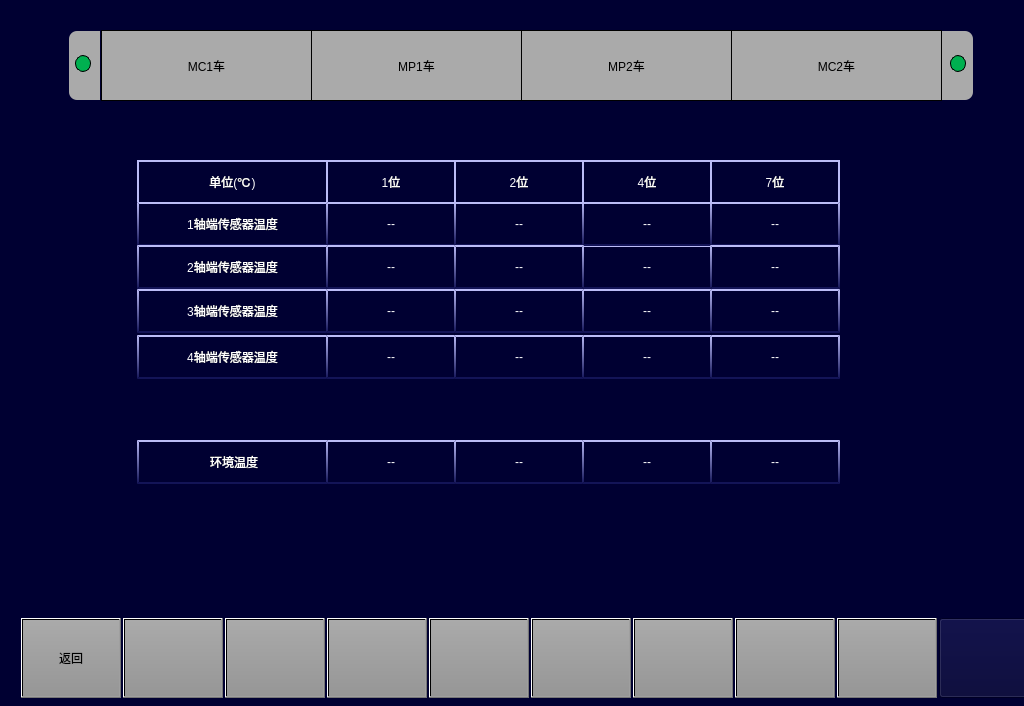
 <widget class="QWidget" name="MaintainceRunningGearSubsystemPage">
  <property name="geometry">
   <rect>
    <x>0</x>
    <y>0</y>
    <width>1024</width>
    <height>706</height>
   </rect>
  </property>
  <property name="windowTitle">
   <string>Form</string>
  </property>
  <property name="styleSheet">
   <string notr="true">background-color: rgb(0, 0, 50);</string>
  </property>
  <widget class="QPushButton" name="BTN2">
   <property name="geometry">
    <rect>
     <x>123</x>
     <y>618</y>
     <width>100</width>
     <height>80</height>
    </rect>
   </property>
   <property name="focusPolicy">
    <enum>Qt::NoFocus</enum>
   </property>
   <property name="styleSheet">
    <string notr="true">font: 20px, &quot;微软雅黑&quot;;color: black;transparent;background:qlineargradient(spread:pad,x1:0,y1:0,x2:0,y2:1,stop:0 rgba(170,170,170,255),stop:1 rgba(150,150,150,255));</string>
   </property>
   <property name="text">
    <string/>
   </property>
  </widget>
  <widget class="QPushButton" name="BTN5">
   <property name="geometry">
    <rect>
     <x>429</x>
     <y>618</y>
     <width>100</width>
     <height>80</height>
    </rect>
   </property>
   <property name="focusPolicy">
    <enum>Qt::NoFocus</enum>
   </property>
   <property name="styleSheet">
    <string notr="true">	font: 20px, &quot;微软雅黑&quot;;
    color: black;
	transparent;background:qlineargradient(spread:pad,x1:0,y1:0,x2:0,y2:1,stop:0 rgba(170,170,170,255),stop:1 rgba(150,150,150,255));
</string>
   </property>
   <property name="text">
    <string/>
   </property>
  </widget>
  <widget class="QPushButton" name="BTN7">
   <property name="geometry">
    <rect>
     <x>633</x>
     <y>618</y>
     <width>100</width>
     <height>80</height>
    </rect>
   </property>
   <property name="focusPolicy">
    <enum>Qt::NoFocus</enum>
   </property>
   <property name="styleSheet">
    <string notr="true">	font: 20px, &quot;微软雅黑&quot;;
    color: black;
	transparent;background:qlineargradient(spread:pad,x1:0,y1:0,x2:0,y2:1,stop:0 rgba(170,170,170,255),stop:1 rgba(150,150,150,255));
</string>
   </property>
   <property name="text">
    <string/>
   </property>
  </widget>
  <widget class="QPushButton" name="BTN3">
   <property name="geometry">
    <rect>
     <x>225</x>
     <y>618</y>
     <width>100</width>
     <height>80</height>
    </rect>
   </property>
   <property name="focusPolicy">
    <enum>Qt::NoFocus</enum>
   </property>
   <property name="styleSheet">
    <string notr="true">	font: 20px, &quot;微软雅黑&quot;;
    color: black;
	transparent;background:qlineargradient(spread:pad,x1:0,y1:0,x2:0,y2:1,stop:0 rgba(170,170,170,255),stop:1 rgba(150,150,150,255));
</string>
   </property>
   <property name="text">
    <string/>
   </property>
  </widget>
  <widget class="QPushButton" name="BTN1">
   <property name="geometry">
    <rect>
     <x>21</x>
     <y>618</y>
     <width>100</width>
     <height>80</height>
    </rect>
   </property>
   <property name="focusPolicy">
    <enum>Qt::NoFocus</enum>
   </property>
   <property name="styleSheet">
    <string notr="true">font: 20px, &quot;微软雅黑&quot;;color: black;transparent;background:qlineargradient(spread:pad,x1:0,y1:0,x2:0,y2:1,stop:0 rgba(170,170,170,255),stop:1 rgba(150,150,150,255));</string>
   </property>
   <property name="text">
    <string>返回</string>
   </property>
  </widget>
  <widget class="QPushButton" name="BTN8">
   <property name="geometry">
    <rect>
     <x>735</x>
     <y>618</y>
     <width>100</width>
     <height>80</height>
    </rect>
   </property>
   <property name="focusPolicy">
    <enum>Qt::NoFocus</enum>
   </property>
   <property name="styleSheet">
    <string notr="true">	font: 20px, &quot;微软雅黑&quot;;
    color: black;
	transparent;background:qlineargradient(spread:pad,x1:0,y1:0,x2:0,y2:1,stop:0 rgba(170,170,170,255),stop:1 rgba(150,150,150,255));
</string>
   </property>
   <property name="text">
    <string/>
   </property>
  </widget>
  <widget class="QPushButton" name="BTN9">
   <property name="geometry">
    <rect>
     <x>837</x>
     <y>618</y>
     <width>100</width>
     <height>80</height>
    </rect>
   </property>
   <property name="focusPolicy">
    <enum>Qt::NoFocus</enum>
   </property>
   <property name="styleSheet">
    <string notr="true">	font: 20px, &quot;微软雅黑&quot;;
    color: black;
	transparent;background:qlineargradient(spread:pad,x1:0,y1:0,x2:0,y2:1,stop:0 rgba(170,170,170,255),stop:1 rgba(150,150,150,255));
</string>
   </property>
   <property name="text">
    <string/>
   </property>
  </widget>
  <widget class="QPushButton" name="BTN4">
   <property name="geometry">
    <rect>
     <x>327</x>
     <y>618</y>
     <width>100</width>
     <height>80</height>
    </rect>
   </property>
   <property name="focusPolicy">
    <enum>Qt::NoFocus</enum>
   </property>
   <property name="styleSheet">
    <string notr="true">	font: 20px, &quot;微软雅黑&quot;;
    color: black;
	transparent;background:qlineargradient(spread:pad,x1:0,y1:0,x2:0,y2:1,stop:0 rgba(170,170,170,255),stop:1 rgba(150,150,150,255));
</string>
   </property>
   <property name="text">
    <string/>
   </property>
  </widget>
  <widget class="QPushButton" name="BTN6">
   <property name="geometry">
    <rect>
     <x>531</x>
     <y>618</y>
     <width>100</width>
     <height>80</height>
    </rect>
   </property>
   <property name="focusPolicy">
    <enum>Qt::NoFocus</enum>
   </property>
   <property name="styleSheet">
    <string notr="true">	font: 20px, &quot;微软雅黑&quot;;
    color: black;
	transparent;background:qlineargradient(spread:pad,x1:0,y1:0,x2:0,y2:1,stop:0 rgba(170,170,170,255),stop:1 rgba(150,150,150,255));
</string>
   </property>
   <property name="text">
    <string/>
   </property>
  </widget>
  <widget class="QPushButton" name="BTNHome">
   <property name="geometry">
    <rect>
     <x>939</x>
     <y>618</y>
     <width>91</width>
     <height>80</height>
    </rect>
   </property>
   <property name="focusPolicy">
    <enum>Qt::NoFocus</enum>
   </property>
   <property name="styleSheet">
    <string notr="true">border-image: url(:/images/image/Home.png);</string>
   </property>
   <property name="text">
    <string/>
   </property>
  </widget>
  <widget class="QLabel" name="line3_name">
   <property name="geometry">
    <rect>
     <x>137</x>
     <y>289</y>
     <width>191</width>
     <height>44</height>
    </rect>
   </property>
   <property name="styleSheet">
    <string notr="true">border-top:2px solid rgb(187,188,247);
background-color: rgb(0, 0, 50);
border-left: 2px solid qlineargradient(x1:0, y1:0, x2:0, y2:1,stop:0 rgb(187,188,247) , stop:1 rgb(19,20,87));
border-right: 2px solid qlineargradient(x1:0, y1:0, x2:0, y2:1,stop:0 rgb(187,188,247) , stop:1 rgb(19,20,87));
border-bottom:2px solid  rgb(19,20,87);
font:16px &quot;微软雅黑&quot; ;
color: rgb(255, 255, 255);</string>
   </property>
   <property name="text">
    <string>3轴端传感器温度</string>
   </property>
   <property name="alignment">
    <set>Qt::AlignCenter</set>
   </property>
  </widget>
  <widget class="QLabel" name="line1_1">
   <property name="geometry">
    <rect>
     <x>326</x>
     <y>202</y>
     <width>130</width>
     <height>44</height>
    </rect>
   </property>
   <property name="styleSheet">
    <string notr="true">border-top:2px solid rgb(187,188,247);
background-color: rgb(0, 0, 50);
border-left: 2px solid qlineargradient(x1:0, y1:0, x2:0, y2:1,stop:0 rgb(187,188,247) , stop:1 rgb(19,20,87));
border-right: 2px solid qlineargradient(x1:0, y1:0, x2:0, y2:1,stop:0 rgb(187,188,247) , stop:1 rgb(19,20,87));
border-bottom:2px solid  rgb(19,20,87);
font:16px &quot;微软雅黑&quot; ;
color: rgb(255, 255, 255);</string>
   </property>
   <property name="text">
    <string>--</string>
   </property>
   <property name="alignment">
    <set>Qt::AlignCenter</set>
   </property>
  </widget>
  <widget class="QLabel" name="line4_name">
   <property name="geometry">
    <rect>
     <x>137</x>
     <y>335</y>
     <width>191</width>
     <height>44</height>
    </rect>
   </property>
   <property name="styleSheet">
    <string notr="true">border-top:2px solid rgb(187,188,247);
background-color: rgb(0, 0, 50);
border-left: 2px solid qlineargradient(x1:0, y1:0, x2:0, y2:1,stop:0 rgb(187,188,247) , stop:1 rgb(19,20,87));
border-right: 2px solid qlineargradient(x1:0, y1:0, x2:0, y2:1,stop:0 rgb(187,188,247) , stop:1 rgb(19,20,87));
border-bottom:2px solid  rgb(19,20,87);
font:16px &quot;微软雅黑&quot; ;
color: rgb(255, 255, 255);</string>
   </property>
   <property name="text">
    <string>4轴端传感器温度</string>
   </property>
   <property name="alignment">
    <set>Qt::AlignCenter</set>
   </property>
  </widget>
  <widget class="QLabel" name="lbl_11">
   <property name="geometry">
    <rect>
     <x>710</x>
     <y>160</y>
     <width>130</width>
     <height>44</height>
    </rect>
   </property>
   <property name="styleSheet">
    <string notr="true">border:2px solid rgb(187,188,247);
font:18px &quot;微软雅黑&quot; ;
color: rgb(255, 255, 255);</string>
   </property>
   <property name="text">
    <string>7位</string>
   </property>
   <property name="alignment">
    <set>Qt::AlignCenter</set>
   </property>
  </widget>
  <widget class="QLabel" name="lbl_5">
   <property name="geometry">
    <rect>
     <x>326</x>
     <y>160</y>
     <width>130</width>
     <height>44</height>
    </rect>
   </property>
   <property name="styleSheet">
    <string notr="true">border:2px solid rgb(187,188,247);
font:18px &quot;微软雅黑&quot; ;
color: rgb(255, 255, 255);</string>
   </property>
   <property name="text">
    <string>1位</string>
   </property>
   <property name="alignment">
    <set>Qt::AlignCenter</set>
   </property>
  </widget>
  <widget class="QLabel" name="line1_2">
   <property name="geometry">
    <rect>
     <x>454</x>
     <y>202</y>
     <width>130</width>
     <height>44</height>
    </rect>
   </property>
   <property name="styleSheet">
    <string notr="true">border-top:2px solid rgb(187,188,247);
background-color: rgb(0, 0, 50);
border-left: 2px solid qlineargradient(x1:0, y1:0, x2:0, y2:1,stop:0 rgb(187,188,247) , stop:1 rgb(19,20,87));
border-right: 2px solid qlineargradient(x1:0, y1:0, x2:0, y2:1,stop:0 rgb(187,188,247) , stop:1 rgb(19,20,87));
border-bottom:2px solid  rgb(19,20,87);
font:16px &quot;微软雅黑&quot; ;
color: rgb(255, 255, 255);</string>
   </property>
   <property name="text">
    <string>--</string>
   </property>
   <property name="alignment">
    <set>Qt::AlignCenter</set>
   </property>
  </widget>
  <widget class="QLabel" name="line1_7">
   <property name="geometry">
    <rect>
     <x>710</x>
     <y>202</y>
     <width>130</width>
     <height>44</height>
    </rect>
   </property>
   <property name="styleSheet">
    <string notr="true">border-top:2px solid rgb(187,188,247);
background-color: rgb(0, 0, 50);
border-left: 2px solid qlineargradient(x1:0, y1:0, x2:0, y2:1,stop:0 rgb(187,188,247) , stop:1 rgb(19,20,87));
border-right: 2px solid qlineargradient(x1:0, y1:0, x2:0, y2:1,stop:0 rgb(187,188,247) , stop:1 rgb(19,20,87));
border-bottom:2px solid  rgb(19,20,87);
font:16px &quot;微软雅黑&quot; ;
color: rgb(255, 255, 255);</string>
   </property>
   <property name="text">
    <string>--</string>
   </property>
   <property name="alignment">
    <set>Qt::AlignCenter</set>
   </property>
  </widget>
  <widget class="QLabel" name="lbl_4">
   <property name="geometry">
    <rect>
     <x>137</x>
     <y>160</y>
     <width>191</width>
     <height>44</height>
    </rect>
   </property>
   <property name="styleSheet">
    <string notr="true">border:2px solid rgb(187,188,247);
font:18px &quot;微软雅黑&quot; ;
color: rgb(255, 255, 255);</string>
   </property>
   <property name="text">
    <string>单位(℃)</string>
   </property>
   <property name="alignment">
    <set>Qt::AlignCenter</set>
   </property>
  </widget>
  <widget class="QLabel" name="line3_1">
   <property name="geometry">
    <rect>
     <x>326</x>
     <y>289</y>
     <width>130</width>
     <height>44</height>
    </rect>
   </property>
   <property name="styleSheet">
    <string notr="true">border-top:2px solid rgb(187,188,247);
background-color: rgb(0, 0, 50);
border-left: 2px solid qlineargradient(x1:0, y1:0, x2:0, y2:1,stop:0 rgb(187,188,247) , stop:1 rgb(19,20,87));
border-right: 2px solid qlineargradient(x1:0, y1:0, x2:0, y2:1,stop:0 rgb(187,188,247) , stop:1 rgb(19,20,87));
border-bottom:2px solid  rgb(19,20,87);
font:16px &quot;微软雅黑&quot; ;
color: rgb(255, 255, 255);</string>
   </property>
   <property name="text">
    <string>--</string>
   </property>
   <property name="alignment">
    <set>Qt::AlignCenter</set>
   </property>
  </widget>
  <widget class="QLabel" name="line3_7">
   <property name="geometry">
    <rect>
     <x>710</x>
     <y>289</y>
     <width>130</width>
     <height>44</height>
    </rect>
   </property>
   <property name="styleSheet">
    <string notr="true">border-top:2px solid rgb(187,188,247);
background-color: rgb(0, 0, 50);
border-left: 2px solid qlineargradient(x1:0, y1:0, x2:0, y2:1,stop:0 rgb(187,188,247) , stop:1 rgb(19,20,87));
border-right: 2px solid qlineargradient(x1:0, y1:0, x2:0, y2:1,stop:0 rgb(187,188,247) , stop:1 rgb(19,20,87));
border-bottom:2px solid  rgb(19,20,87);
font:16px &quot;微软雅黑&quot; ;
color: rgb(255, 255, 255);</string>
   </property>
   <property name="text">
    <string>--</string>
   </property>
   <property name="alignment">
    <set>Qt::AlignCenter</set>
   </property>
  </widget>
  <widget class="QLabel" name="line1_name">
   <property name="geometry">
    <rect>
     <x>137</x>
     <y>202</y>
     <width>191</width>
     <height>44</height>
    </rect>
   </property>
   <property name="styleSheet">
    <string notr="true">border-top:2px solid rgb(187,188,247);
background-color: rgb(0, 0, 50);
border-left: 2px solid qlineargradient(x1:0, y1:0, x2:0, y2:1,stop:0 rgb(187,188,247) , stop:1 rgb(19,20,87));
border-right: 2px solid qlineargradient(x1:0, y1:0, x2:0, y2:1,stop:0 rgb(187,188,247) , stop:1 rgb(19,20,87));
border-bottom:2px solid  rgb(19,20,87);
font:16px &quot;微软雅黑&quot; ;
color: rgb(255, 255, 255);</string>
   </property>
   <property name="text">
    <string>1轴端传感器温度</string>
   </property>
   <property name="alignment">
    <set>Qt::AlignCenter</set>
   </property>
  </widget>
  <widget class="QLabel" name="line2_4">
   <property name="geometry">
    <rect>
     <x>582</x>
     <y>245</y>
     <width>130</width>
     <height>44</height>
    </rect>
   </property>
   <property name="styleSheet">
    <string notr="true">border-top:2px solid rgb(187,188,247);
background-color: rgb(0, 0, 50);
border-left: 2px solid qlineargradient(x1:0, y1:0, x2:0, y2:1,stop:0 rgb(187,188,247) , stop:1 rgb(19,20,87));
border-right: 2px solid qlineargradient(x1:0, y1:0, x2:0, y2:1,stop:0 rgb(187,188,247) , stop:1 rgb(19,20,87));
border-bottom:2px solid  rgb(19,20,87);
font:16px &quot;微软雅黑&quot; ;
color: rgb(255, 255, 255);</string>
   </property>
   <property name="text">
    <string>--</string>
   </property>
   <property name="alignment">
    <set>Qt::AlignCenter</set>
   </property>
  </widget>
  <widget class="QLabel" name="line4_7">
   <property name="geometry">
    <rect>
     <x>710</x>
     <y>335</y>
     <width>130</width>
     <height>44</height>
    </rect>
   </property>
   <property name="styleSheet">
    <string notr="true">border-top:2px solid rgb(187,188,247);
background-color: rgb(0, 0, 50);
border-left: 2px solid qlineargradient(x1:0, y1:0, x2:0, y2:1,stop:0 rgb(187,188,247) , stop:1 rgb(19,20,87));
border-right: 2px solid qlineargradient(x1:0, y1:0, x2:0, y2:1,stop:0 rgb(187,188,247) , stop:1 rgb(19,20,87));
border-bottom:2px solid  rgb(19,20,87);
font:16px &quot;微软雅黑&quot; ;
color: rgb(255, 255, 255);</string>
   </property>
   <property name="text">
    <string>--</string>
   </property>
   <property name="alignment">
    <set>Qt::AlignCenter</set>
   </property>
  </widget>
  <widget class="QLabel" name="line2_1">
   <property name="geometry">
    <rect>
     <x>326</x>
     <y>245</y>
     <width>130</width>
     <height>44</height>
    </rect>
   </property>
   <property name="styleSheet">
    <string notr="true">border-top:2px solid rgb(187,188,247);
background-color: rgb(0, 0, 50);
border-left: 2px solid qlineargradient(x1:0, y1:0, x2:0, y2:1,stop:0 rgb(187,188,247) , stop:1 rgb(19,20,87));
border-right: 2px solid qlineargradient(x1:0, y1:0, x2:0, y2:1,stop:0 rgb(187,188,247) , stop:1 rgb(19,20,87));
border-bottom:2px solid  rgb(19,20,87);
font:16px &quot;微软雅黑&quot; ;
color: rgb(255, 255, 255);</string>
   </property>
   <property name="text">
    <string>--</string>
   </property>
   <property name="alignment">
    <set>Qt::AlignCenter</set>
   </property>
  </widget>
  <widget class="QLabel" name="line1_4">
   <property name="geometry">
    <rect>
     <x>582</x>
     <y>202</y>
     <width>130</width>
     <height>44</height>
    </rect>
   </property>
   <property name="styleSheet">
    <string notr="true">border-top:2px solid rgb(187,188,247);
background-color: rgb(0, 0, 50);
border-left: 2px solid qlineargradient(x1:0, y1:0, x2:0, y2:1,stop:0 rgb(187,188,247) , stop:1 rgb(19,20,87));
border-right: 2px solid qlineargradient(x1:0, y1:0, x2:0, y2:1,stop:0 rgb(187,188,247) , stop:1 rgb(19,20,87));
border-bottom:2px solid  rgb(19,20,87);
font:16px &quot;微软雅黑&quot; ;
color: rgb(255, 255, 255);</string>
   </property>
   <property name="text">
    <string>--</string>
   </property>
   <property name="alignment">
    <set>Qt::AlignCenter</set>
   </property>
  </widget>
  <widget class="QLabel" name="line2_name">
   <property name="geometry">
    <rect>
     <x>137</x>
     <y>245</y>
     <width>191</width>
     <height>44</height>
    </rect>
   </property>
   <property name="styleSheet">
    <string notr="true">border-top:2px solid rgb(187,188,247);
background-color: rgb(0, 0, 50);
border-left: 2px solid qlineargradient(x1:0, y1:0, x2:0, y2:1,stop:0 rgb(187,188,247) , stop:1 rgb(19,20,87));
border-right: 2px solid qlineargradient(x1:0, y1:0, x2:0, y2:1,stop:0 rgb(187,188,247) , stop:1 rgb(19,20,87));
border-bottom:2px solid  rgb(19,20,87);
font:16px &quot;微软雅黑&quot; ;
color: rgb(255, 255, 255);</string>
   </property>
   <property name="text">
    <string>2轴端传感器温度</string>
   </property>
   <property name="alignment">
    <set>Qt::AlignCenter</set>
   </property>
  </widget>
  <widget class="QLabel" name="line4_1">
   <property name="geometry">
    <rect>
     <x>326</x>
     <y>335</y>
     <width>130</width>
     <height>44</height>
    </rect>
   </property>
   <property name="styleSheet">
    <string notr="true">border-top:2px solid rgb(187,188,247);
background-color: rgb(0, 0, 50);
border-left: 2px solid qlineargradient(x1:0, y1:0, x2:0, y2:1,stop:0 rgb(187,188,247) , stop:1 rgb(19,20,87));
border-right: 2px solid qlineargradient(x1:0, y1:0, x2:0, y2:1,stop:0 rgb(187,188,247) , stop:1 rgb(19,20,87));
border-bottom:2px solid  rgb(19,20,87);
font:16px &quot;微软雅黑&quot; ;
color: rgb(255, 255, 255);</string>
   </property>
   <property name="text">
    <string>--</string>
   </property>
   <property name="alignment">
    <set>Qt::AlignCenter</set>
   </property>
  </widget>
  <widget class="QLabel" name="line4_4">
   <property name="geometry">
    <rect>
     <x>582</x>
     <y>335</y>
     <width>130</width>
     <height>44</height>
    </rect>
   </property>
   <property name="styleSheet">
    <string notr="true">border-top:2px solid rgb(187,188,247);
background-color: rgb(0, 0, 50);
border-left: 2px solid qlineargradient(x1:0, y1:0, x2:0, y2:1,stop:0 rgb(187,188,247) , stop:1 rgb(19,20,87));
border-right: 2px solid qlineargradient(x1:0, y1:0, x2:0, y2:1,stop:0 rgb(187,188,247) , stop:1 rgb(19,20,87));
border-bottom:2px solid  rgb(19,20,87);
font:16px &quot;微软雅黑&quot; ;
color: rgb(255, 255, 255);</string>
   </property>
   <property name="text">
    <string>--</string>
   </property>
   <property name="alignment">
    <set>Qt::AlignCenter</set>
   </property>
  </widget>
  <widget class="QLabel" name="line4_2">
   <property name="geometry">
    <rect>
     <x>454</x>
     <y>335</y>
     <width>130</width>
     <height>44</height>
    </rect>
   </property>
   <property name="styleSheet">
    <string notr="true">border-top:2px solid rgb(187,188,247);
background-color: rgb(0, 0, 50);
border-left: 2px solid qlineargradient(x1:0, y1:0, x2:0, y2:1,stop:0 rgb(187,188,247) , stop:1 rgb(19,20,87));
border-right: 2px solid qlineargradient(x1:0, y1:0, x2:0, y2:1,stop:0 rgb(187,188,247) , stop:1 rgb(19,20,87));
border-bottom:2px solid  rgb(19,20,87);
font:16px &quot;微软雅黑&quot; ;
color: rgb(255, 255, 255);</string>
   </property>
   <property name="text">
    <string>--</string>
   </property>
   <property name="alignment">
    <set>Qt::AlignCenter</set>
   </property>
  </widget>
  <widget class="QLabel" name="lbl_6">
   <property name="geometry">
    <rect>
     <x>454</x>
     <y>160</y>
     <width>130</width>
     <height>44</height>
    </rect>
   </property>
   <property name="styleSheet">
    <string notr="true">border:2px solid rgb(187,188,247);
font:18px &quot;微软雅黑&quot; ;
color: rgb(255, 255, 255);</string>
   </property>
   <property name="text">
    <string>2位</string>
   </property>
   <property name="alignment">
    <set>Qt::AlignCenter</set>
   </property>
  </widget>
  <widget class="QLabel" name="lbl_8">
   <property name="geometry">
    <rect>
     <x>582</x>
     <y>160</y>
     <width>130</width>
     <height>44</height>
    </rect>
   </property>
   <property name="styleSheet">
    <string notr="true">border:2px solid rgb(187,188,247);
font:18px &quot;微软雅黑&quot; ;
color: rgb(255, 255, 255);</string>
   </property>
   <property name="text">
    <string>4位</string>
   </property>
   <property name="alignment">
    <set>Qt::AlignCenter</set>
   </property>
  </widget>
  <widget class="QLabel" name="line2_2">
   <property name="geometry">
    <rect>
     <x>454</x>
     <y>245</y>
     <width>130</width>
     <height>44</height>
    </rect>
   </property>
   <property name="styleSheet">
    <string notr="true">border-top:2px solid rgb(187,188,247);
background-color: rgb(0, 0, 50);
border-left: 2px solid qlineargradient(x1:0, y1:0, x2:0, y2:1,stop:0 rgb(187,188,247) , stop:1 rgb(19,20,87));
border-right: 2px solid qlineargradient(x1:0, y1:0, x2:0, y2:1,stop:0 rgb(187,188,247) , stop:1 rgb(19,20,87));
border-bottom:2px solid  rgb(19,20,87);
font:16px &quot;微软雅黑&quot; ;
color: rgb(255, 255, 255);</string>
   </property>
   <property name="text">
    <string>--</string>
   </property>
   <property name="alignment">
    <set>Qt::AlignCenter</set>
   </property>
  </widget>
  <widget class="QLabel" name="line3_4">
   <property name="geometry">
    <rect>
     <x>582</x>
     <y>289</y>
     <width>130</width>
     <height>44</height>
    </rect>
   </property>
   <property name="styleSheet">
    <string notr="true">border-top:2px solid rgb(187,188,247);
background-color: rgb(0, 0, 50);
border-left: 2px solid qlineargradient(x1:0, y1:0, x2:0, y2:1,stop:0 rgb(187,188,247) , stop:1 rgb(19,20,87));
border-right: 2px solid qlineargradient(x1:0, y1:0, x2:0, y2:1,stop:0 rgb(187,188,247) , stop:1 rgb(19,20,87));
border-bottom:2px solid  rgb(19,20,87);
font:16px &quot;微软雅黑&quot; ;
color: rgb(255, 255, 255);</string>
   </property>
   <property name="text">
    <string>--</string>
   </property>
   <property name="alignment">
    <set>Qt::AlignCenter</set>
   </property>
  </widget>
  <widget class="QLabel" name="line3_2">
   <property name="geometry">
    <rect>
     <x>454</x>
     <y>289</y>
     <width>130</width>
     <height>44</height>
    </rect>
   </property>
   <property name="styleSheet">
    <string notr="true">border-top:2px solid rgb(187,188,247);
background-color: rgb(0, 0, 50);
border-left: 2px solid qlineargradient(x1:0, y1:0, x2:0, y2:1,stop:0 rgb(187,188,247) , stop:1 rgb(19,20,87));
border-right: 2px solid qlineargradient(x1:0, y1:0, x2:0, y2:1,stop:0 rgb(187,188,247) , stop:1 rgb(19,20,87));
border-bottom:2px solid  rgb(19,20,87);
font:16px &quot;微软雅黑&quot; ;
color: rgb(255, 255, 255);</string>
   </property>
   <property name="text">
    <string>--</string>
   </property>
   <property name="alignment">
    <set>Qt::AlignCenter</set>
   </property>
  </widget>
  <widget class="QLabel" name="line2_7">
   <property name="geometry">
    <rect>
     <x>710</x>
     <y>245</y>
     <width>130</width>
     <height>44</height>
    </rect>
   </property>
   <property name="styleSheet">
    <string notr="true">border-top:2px solid rgb(187,188,247);
background-color: rgb(0, 0, 50);
border-left: 2px solid qlineargradient(x1:0, y1:0, x2:0, y2:1,stop:0 rgb(187,188,247) , stop:1 rgb(19,20,87));
border-right: 2px solid qlineargradient(x1:0, y1:0, x2:0, y2:1,stop:0 rgb(187,188,247) , stop:1 rgb(19,20,87));
border-bottom:2px solid  rgb(19,20,87);
font:16px &quot;微软雅黑&quot; ;
color: rgb(255, 255, 255);</string>
   </property>
   <property name="text">
    <string>--</string>
   </property>
   <property name="alignment">
    <set>Qt::AlignCenter</set>
   </property>
  </widget>
  <widget class="QLabel" name="label_2">
   <property name="geometry">
    <rect>
     <x>942</x>
     <y>31</y>
     <width>31</width>
     <height>69</height>
    </rect>
   </property>
   <property name="styleSheet">
    <string notr="true">background-color:rgb(170,170,170);
border-top-right-radius:8px;
border-bottom-right-radius:8px;</string>
   </property>
   <property name="text">
    <string/>
   </property>
  </widget>
  <widget class="QLabel" name="label">
   <property name="geometry">
    <rect>
     <x>69</x>
     <y>31</y>
     <width>31</width>
     <height>69</height>
    </rect>
   </property>
   <property name="styleSheet">
    <string notr="true">background-color:rgb(170,170,170);
border-top-left-radius:8px;
border-bottom-left-radius:8px;</string>
   </property>
   <property name="text">
    <string/>
   </property>
  </widget>
  <widget class="QPushButton" name="btn_metro3">
   <property name="geometry">
    <rect>
     <x>521</x>
     <y>30</y>
     <width>211</width>
     <height>71</height>
    </rect>
   </property>
   <property name="focusPolicy">
    <enum>Qt::NoFocus</enum>
   </property>
   <property name="whatsThis">
    <string>3</string>
   </property>
   <property name="styleSheet">
    <string notr="true">background-color:rgb(170,170,170);
border:1px solid black;
font:20px &quot;微软雅黑&quot;;</string>
   </property>
   <property name="text">
    <string>MP2车</string>
   </property>
  </widget>
  <widget class="QPushButton" name="btn_metro1">
   <property name="geometry">
    <rect>
     <x>101</x>
     <y>30</y>
     <width>211</width>
     <height>71</height>
    </rect>
   </property>
   <property name="focusPolicy">
    <enum>Qt::NoFocus</enum>
   </property>
   <property name="whatsThis">
    <string>1</string>
   </property>
   <property name="styleSheet">
    <string notr="true">background-color:rgb(170,170,170);
border:1px solid black;
font:20px &quot;微软雅黑&quot;;</string>
   </property>
   <property name="text">
    <string>MC1车</string>
   </property>
  </widget>
  <widget class="QPushButton" name="btn_metro2">
   <property name="geometry">
    <rect>
     <x>311</x>
     <y>30</y>
     <width>211</width>
     <height>71</height>
    </rect>
   </property>
   <property name="focusPolicy">
    <enum>Qt::NoFocus</enum>
   </property>
   <property name="whatsThis">
    <string>2</string>
   </property>
   <property name="styleSheet">
    <string notr="true">background-color:rgb(170,170,170);
border:1px solid black;
font:20px &quot;微软雅黑&quot;;</string>
   </property>
   <property name="text">
    <string>MP1车</string>
   </property>
  </widget>
  <widget class="QPushButton" name="btn_metro4">
   <property name="geometry">
    <rect>
     <x>731</x>
     <y>30</y>
     <width>211</width>
     <height>71</height>
    </rect>
   </property>
   <property name="focusPolicy">
    <enum>Qt::NoFocus</enum>
   </property>
   <property name="whatsThis">
    <string>4</string>
   </property>
   <property name="styleSheet">
    <string notr="true">background-color:rgb(170,170,170);
border:1px solid black;
font:20px &quot;微软雅黑&quot;;</string>
   </property>
   <property name="text">
    <string>MC2车</string>
   </property>
  </widget>
  <widget class="QLabel" name="lbl_cab2_active">
   <property name="geometry">
    <rect>
     <x>950</x>
     <y>55</y>
     <width>16</width>
     <height>17</height>
    </rect>
   </property>
   <property name="styleSheet">
    <string notr="true">background-color: rgb(0, 176, 80);
border-radius:8px;
font:24px,&quot;微软雅黑&quot;;
border:1px solid black;</string>
   </property>
   <property name="text">
    <string/>
   </property>
  </widget>
  <widget class="QLabel" name="lbl_cab1_active">
   <property name="geometry">
    <rect>
     <x>75</x>
     <y>55</y>
     <width>16</width>
     <height>17</height>
    </rect>
   </property>
   <property name="styleSheet">
    <string notr="true">background-color: rgb(0, 176, 80);
border-radius:8px;
font:24px,&quot;微软雅黑&quot;;
border:1px solid black;</string>
   </property>
   <property name="text">
    <string/>
   </property>
  </widget>
  <widget class="QLabel" name="lbl_cab2_direction">
   <property name="geometry">
    <rect>
     <x>977</x>
     <y>49</y>
     <width>50</width>
     <height>30</height>
    </rect>
   </property>
   <property name="styleSheet">
    <string notr="true">border-image: url(:/images/image/arrowright.png);</string>
   </property>
   <property name="text">
    <string/>
   </property>
  </widget>
  <widget class="QLabel" name="lbl_cab1_direction">
   <property name="geometry">
    <rect>
     <x>18</x>
     <y>49</y>
     <width>50</width>
     <height>30</height>
    </rect>
   </property>
   <property name="styleSheet">
    <string notr="true">border-image: url(:/images/image/arrowleft.png);</string>
   </property>
   <property name="text">
    <string/>
   </property>
  </widget>
  <widget class="QLabel" name="line5_2">
   <property name="geometry">
    <rect>
     <x>454</x>
     <y>440</y>
     <width>130</width>
     <height>44</height>
    </rect>
   </property>
   <property name="styleSheet">
    <string notr="true">border-top:2px solid rgb(187,188,247);
background-color: rgb(0, 0, 50);
border-left: 2px solid qlineargradient(x1:0, y1:0, x2:0, y2:1,stop:0 rgb(187,188,247) , stop:1 rgb(19,20,87));
border-right: 2px solid qlineargradient(x1:0, y1:0, x2:0, y2:1,stop:0 rgb(187,188,247) , stop:1 rgb(19,20,87));
border-bottom:2px solid  rgb(19,20,87);
font:16px &quot;微软雅黑&quot; ;
color: rgb(255, 255, 255);</string>
   </property>
   <property name="text">
    <string>--</string>
   </property>
   <property name="alignment">
    <set>Qt::AlignCenter</set>
   </property>
  </widget>
  <widget class="QLabel" name="line5_1">
   <property name="geometry">
    <rect>
     <x>326</x>
     <y>440</y>
     <width>130</width>
     <height>44</height>
    </rect>
   </property>
   <property name="styleSheet">
    <string notr="true">border-top:2px solid rgb(187,188,247);
background-color: rgb(0, 0, 50);
border-left: 2px solid qlineargradient(x1:0, y1:0, x2:0, y2:1,stop:0 rgb(187,188,247) , stop:1 rgb(19,20,87));
border-right: 2px solid qlineargradient(x1:0, y1:0, x2:0, y2:1,stop:0 rgb(187,188,247) , stop:1 rgb(19,20,87));
border-bottom:2px solid  rgb(19,20,87);
font:16px &quot;微软雅黑&quot; ;
color: rgb(255, 255, 255);</string>
   </property>
   <property name="text">
    <string>--</string>
   </property>
   <property name="alignment">
    <set>Qt::AlignCenter</set>
   </property>
  </widget>
  <widget class="QLabel" name="line5_4">
   <property name="geometry">
    <rect>
     <x>582</x>
     <y>440</y>
     <width>130</width>
     <height>44</height>
    </rect>
   </property>
   <property name="styleSheet">
    <string notr="true">border-top:2px solid rgb(187,188,247);
background-color: rgb(0, 0, 50);
border-left: 2px solid qlineargradient(x1:0, y1:0, x2:0, y2:1,stop:0 rgb(187,188,247) , stop:1 rgb(19,20,87));
border-right: 2px solid qlineargradient(x1:0, y1:0, x2:0, y2:1,stop:0 rgb(187,188,247) , stop:1 rgb(19,20,87));
border-bottom:2px solid  rgb(19,20,87);
font:16px &quot;微软雅黑&quot; ;
color: rgb(255, 255, 255);</string>
   </property>
   <property name="text">
    <string>--</string>
   </property>
   <property name="alignment">
    <set>Qt::AlignCenter</set>
   </property>
  </widget>
  <widget class="QLabel" name="line4_name_2">
   <property name="geometry">
    <rect>
     <x>137</x>
     <y>440</y>
     <width>191</width>
     <height>44</height>
    </rect>
   </property>
   <property name="styleSheet">
    <string notr="true">border-top:2px solid rgb(187,188,247);
background-color: rgb(0, 0, 50);
border-left: 2px solid qlineargradient(x1:0, y1:0, x2:0, y2:1,stop:0 rgb(187,188,247) , stop:1 rgb(19,20,87));
border-right: 2px solid qlineargradient(x1:0, y1:0, x2:0, y2:1,stop:0 rgb(187,188,247) , stop:1 rgb(19,20,87));
border-bottom:2px solid  rgb(19,20,87);
font:16px &quot;微软雅黑&quot; ;
color: rgb(255, 255, 255);</string>
   </property>
   <property name="text">
    <string> 环境温度</string>
   </property>
   <property name="alignment">
    <set>Qt::AlignCenter</set>
   </property>
  </widget>
  <widget class="QLabel" name="line5_7">
   <property name="geometry">
    <rect>
     <x>710</x>
     <y>440</y>
     <width>130</width>
     <height>44</height>
    </rect>
   </property>
   <property name="styleSheet">
    <string notr="true">border-top:2px solid rgb(187,188,247);
background-color: rgb(0, 0, 50);
border-left: 2px solid qlineargradient(x1:0, y1:0, x2:0, y2:1,stop:0 rgb(187,188,247) , stop:1 rgb(19,20,87));
border-right: 2px solid qlineargradient(x1:0, y1:0, x2:0, y2:1,stop:0 rgb(187,188,247) , stop:1 rgb(19,20,87));
border-bottom:2px solid  rgb(19,20,87);
font:16px &quot;微软雅黑&quot; ;
color: rgb(255, 255, 255);</string>
   </property>
   <property name="text">
    <string>--</string>
   </property>
   <property name="alignment">
    <set>Qt::AlignCenter</set>
   </property>
  </widget>
 </widget>
